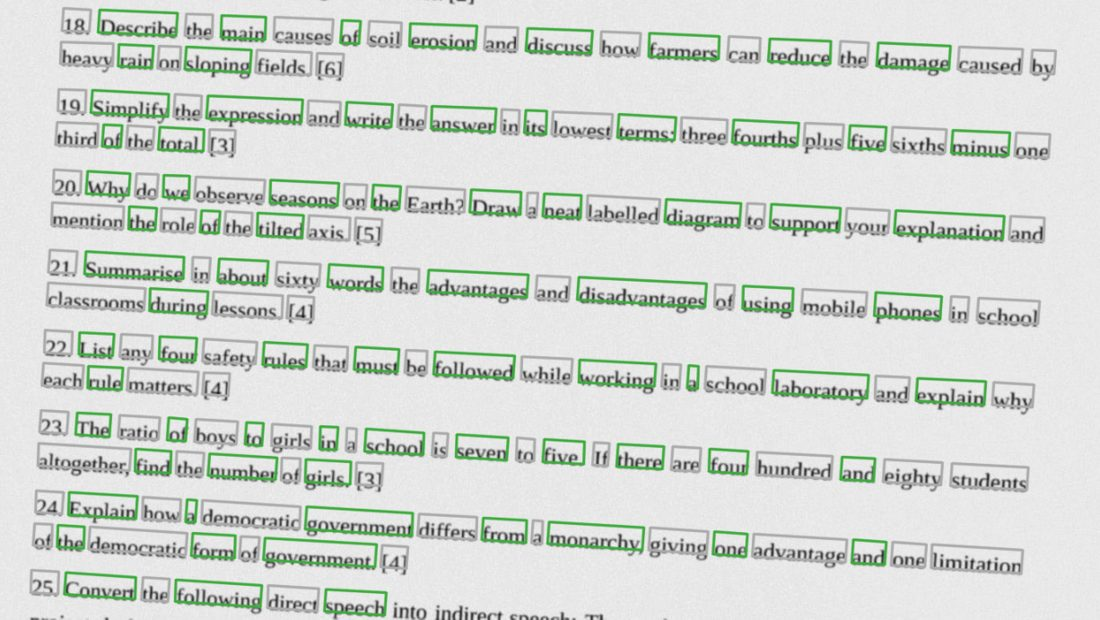
#> input picture web/src/assets/sample-overlay.jpg, 1100 x 620 px
$ python -i locate.py   (imports and definitions only)
#> lines starting #> are read from the running program, lines starting #| are printed output that depends on the picture; after the words box and inside, x2 and y2 are one past the last pixel; in counts of white or black regions, pixels touching at a corner belong together
"""Pre-processing, OCR word localisation, and anchor matching against the master layout.
OCR is used ONLY to find where words are and which master word they correspond to."""
from __future__ import annotations
import re, unicodedata, difflib
import numpy as np, cv2, pytesseract

# [18 lines left out: functions to_gray, flatten_illumination, norm_token, not called in this run]

def skeleton(t: str) -> str:
    """Script-tolerant key: base letters only (drops Devanagari matras / marks that OCR often garbles)."""
    return "".join(ch for ch in norm_token(t) if ch.isalnum())

# [47 lines left out: functions ocr_words, match_to_master, estimate_H, not called in this run]


def estimate_skew(gray, max_angle=45.0):
    """In-plane rotation of the text lines in degrees (positive = counter-clockwise) by maximising row-profile variance."""
    f = 900.0 / max(gray.shape[:2]); small = cv2.resize(gray, None, fx=f, fy=f, interpolation=cv2.INTER_AREA)
    ink = cv2.adaptiveThreshold(small, 255, cv2.ADAPTIVE_THRESH_GAUSSIAN_C, cv2.THRESH_BINARY_INV, 31, 12)
    h, w = ink.shape; c = (w / 2, h / 2)
    def score(a):
        M = cv2.getRotationMatrix2D(c, a, 1.0); r = cv2.warpAffine(ink, M, (w, h), flags=cv2.INTER_NEAREST)
        return float(np.var(r.sum(1).astype(np.float64)))
    coarse = np.arange(-max_angle, max_angle + 0.01, 1.0); a0 = coarse[int(np.argmax([score(a) for a in coarse]))]
    fine = np.arange(a0 - 1.0, a0 + 1.01, 0.2)
    return float(fine[int(np.argmax([score(a) for a in fine]))])

# [5 lines left out: function rotate_expand, not called in this run]

>>> import cv2
>>> picture = cv2.imread('../web/src/assets/sample-overlay.jpg', cv2.IMREAD_GRAYSCALE)
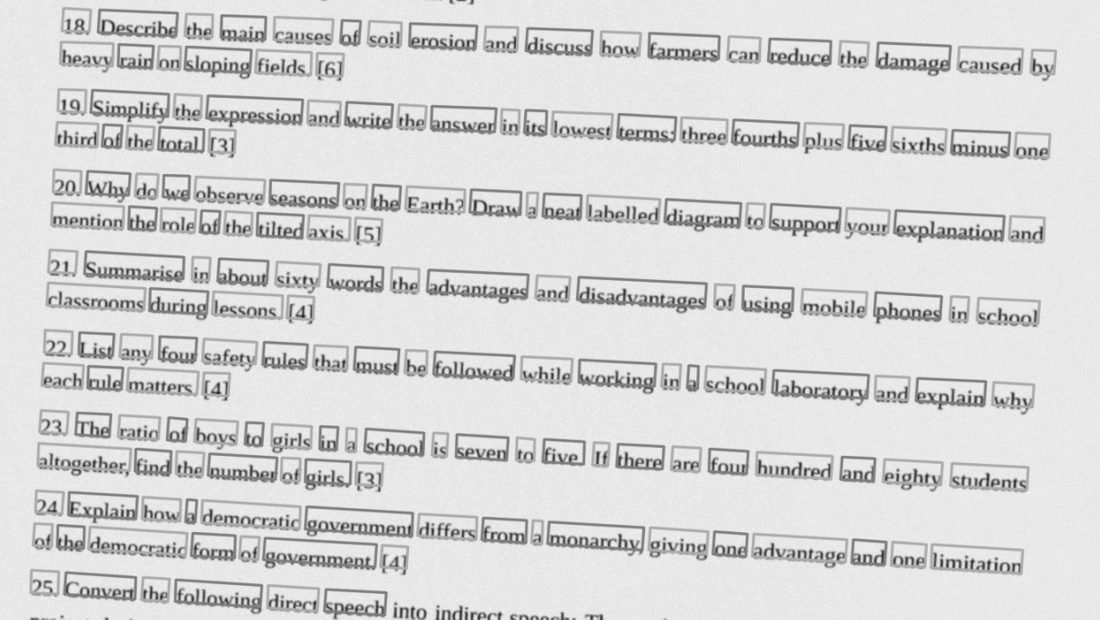
#> picture: shape (620, 1100); min 31, max 249, mean 215
>>> result = estimate_skew(picture)
#> in estimate_skew, `ink = cv2.adaptiveThreshold(small, 255, cv2.ADAPTIVE_THRESH_GAUSSIAN_C..`:
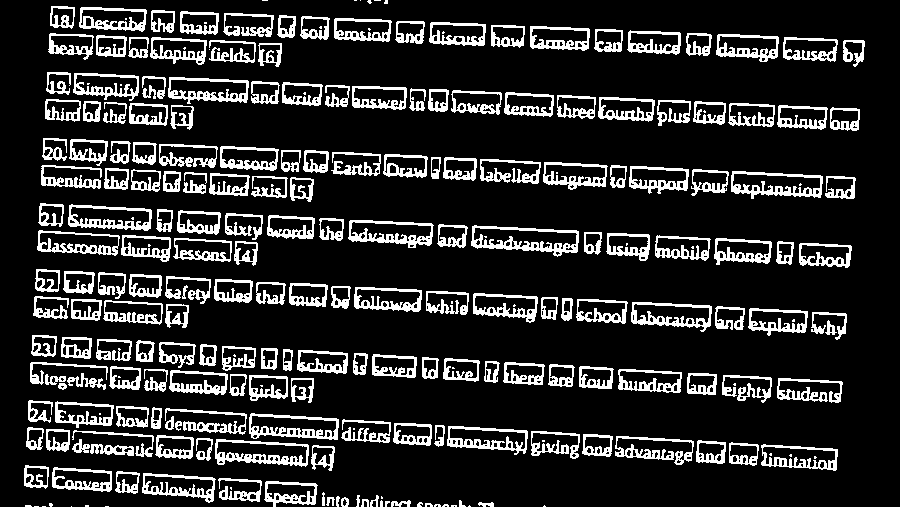
#> ink: shape (507, 900); 16.5% white; 255 white regions (56 under 20 px), largest, box (x1, y1, x2, y2) and area: (471, 225, 579, 257) 1138, (731, 171, 823, 199) 965, (215, 439, 309, 467) 953
#> in score, `r = cv2.warpAffine(ink, M, (w, h), flags=cv2.INTER_NEAREST)`: r: shape (507, 900); 12.5% white in thin lines or dots
#> in score (call 2), `r = cv2.warpAffine(ink, M, (w, h), flags=cv2.INTER_NEAREST)`: r: shape (507, 900); 12.6% white in thin lines or dots
#> in score (call 3), `r = cv2.warpAffine(ink, M, (w, h), flags=cv2.INTER_NEAREST)`: r: shape (507, 900); 12.7% white in thin lines or dots
#> in score (call 4), `r = cv2.warpAffine(ink, M, (w, h), flags=cv2.INTER_NEAREST)`: r: shape (507, 900); 12.7% white in thin lines or dots
#> in score (call 5), `r = cv2.warpAffine(ink, M, (w, h), flags=cv2.INTER_NEAREST)`: r: shape (507, 900); 12.8% white in thin lines or dots
#> in score (call 6), `r = cv2.warpAffine(ink, M, (w, h), flags=cv2.INTER_NEAREST)`: r: shape (507, 900); 12.9% white in thin lines or dots
#> in score (call 7), `r = cv2.warpAffine(ink, M, (w, h), flags=cv2.INTER_NEAREST)`: r: shape (507, 900); 12.9% white in thin lines or dots
#> in score (call 8), `r = cv2.warpAffine(ink, M, (w, h), flags=cv2.INTER_NEAREST)`: r: shape (507, 900); 13% white in thin lines or dots
#> in score (call 9), `r = cv2.warpAffine(ink, M, (w, h), flags=cv2.INTER_NEAREST)`: r: shape (507, 900); 13.1% white in thin lines or dots
#> in score (call 10), `r = cv2.warpAffine(ink, M, (w, h), flags=cv2.INTER_NEAREST)`: r: shape (507, 900); 13.1% white in thin lines or dots
#> in score (call 11), `r = cv2.warpAffine(ink, M, (w, h), flags=cv2.INTER_NEAREST)`: r: shape (507, 900); 13.2% white in thin lines or dots
#> in score (call 12), `r = cv2.warpAffine(ink, M, (w, h), flags=cv2.INTER_NEAREST)`: r: shape (507, 900); 13.3% white in thin lines or dots
#> in score (call 13), `r = cv2.warpAffine(ink, M, (w, h), flags=cv2.INTER_NEAREST)`: r: shape (507, 900); 13.4% white in thin lines or dots
#> in score (call 14), `r = cv2.warpAffine(ink, M, (w, h), flags=cv2.INTER_NEAREST)`: r: shape (507, 900); 13.4% white in thin lines or dots
#> in score (call 15), `r = cv2.warpAffine(ink, M, (w, h), flags=cv2.INTER_NEAREST)`: r: shape (507, 900); 13.5% white in thin lines or dots
#> in score (call 16), `r = cv2.warpAffine(ink, M, (w, h), flags=cv2.INTER_NEAREST)`: r: shape (507, 900); 13.6% white in thin lines or dots
#> in score (call 17), `r = cv2.warpAffine(ink, M, (w, h), flags=cv2.INTER_NEAREST)`: r: shape (507, 900); 13.7% white in thin lines or dots
#> in score (call 18), `r = cv2.warpAffine(ink, M, (w, h), flags=cv2.INTER_NEAREST)`: r: shape (507, 900); 13.7% white in thin lines or dots
#> in score (call 19), `r = cv2.warpAffine(ink, M, (w, h), flags=cv2.INTER_NEAREST)`: r: shape (507, 900); 13.8% white in thin lines or dots
#> in score (call 20), `r = cv2.warpAffine(ink, M, (w, h), flags=cv2.INTER_NEAREST)`: r: shape (507, 900); 13.9% white in thin lines or dots
#> in score (call 21), `r = cv2.warpAffine(ink, M, (w, h), flags=cv2.INTER_NEAREST)`: r: shape (507, 900); 14% white in thin lines or dots
#> in score (call 22), `r = cv2.warpAffine(ink, M, (w, h), flags=cv2.INTER_NEAREST)`: r: shape (507, 900); 14.1% white in thin lines or dots
#> in score (call 23), `r = cv2.warpAffine(ink, M, (w, h), flags=cv2.INTER_NEAREST)`: r: shape (507, 900); 14.2% white in thin lines or dots
#> in score (call 24), `r = cv2.warpAffine(ink, M, (w, h), flags=cv2.INTER_NEAREST)`: r: shape (507, 900); 14.3% white in thin lines or dots
#> in score (call 25), `r = cv2.warpAffine(ink, M, (w, h), flags=cv2.INTER_NEAREST)`: r: shape (507, 900); 14.4% white in thin lines or dots
#> in score (call 26), `r = cv2.warpAffine(ink, M, (w, h), flags=cv2.INTER_NEAREST)`: r: shape (507, 900); 14.5% white in thin lines or dots
#> in score (call 27), `r = cv2.warpAffine(ink, M, (w, h), flags=cv2.INTER_NEAREST)`: r: shape (507, 900); 14.6% white in thin lines or dots
#> in score (call 28), `r = cv2.warpAffine(ink, M, (w, h), flags=cv2.INTER_NEAREST)`: r: shape (507, 900); 14.7% white in thin lines or dots
#> in score (call 29), `r = cv2.warpAffine(ink, M, (w, h), flags=cv2.INTER_NEAREST)`: r: shape (507, 900); 14.8% white; 215 white regions (35 under 20 px), largest, box (x1, y1, x2, y2) and area: (473, 233, 580, 290) 1136, (166, 362, 259, 415) 966, (737, 257, 829, 309) 961
#> in score (call 30), `r = cv2.warpAffine(ink, M, (w, h), flags=cv2.INTER_NEAREST)`: r: shape (507, 900); 14.9% white; 215 white regions (32 under 20 px), largest, box (x1, y1, x2, y2) and area: (473, 233, 580, 288) 1145, (737, 252, 830, 302) 963, (168, 367, 262, 419) 959
#> in score (call 31), `r = cv2.warpAffine(ink, M, (w, h), flags=cv2.INTER_NEAREST)`: r: shape (507, 900); 15% white; 210 white regions (28 under 20 px), largest, box (x1, y1, x2, y2) and area: (472, 232, 580, 286) 1141, (738, 247, 830, 296) 970, (170, 372, 264, 422) 951
#> in score (call 32), `r = cv2.warpAffine(ink, M, (w, h), flags=cv2.INTER_NEAREST)`: r: shape (507, 900); 15.1% white; 225 white regions (38 under 20 px), largest, box (x1, y1, x2, y2) and area: (472, 232, 581, 284) 1144, (738, 242, 831, 289) 972, (173, 377, 267, 426) 952
#> in score (call 33), `r = cv2.warpAffine(ink, M, (w, h), flags=cv2.INTER_NEAREST)`: r: shape (507, 900); 15.2% white; 219 white regions (35 under 20 px), largest, box (x1, y1, x2, y2) and area: (472, 231, 581, 281) 1143, (738, 236, 831, 283) 966, (175, 382, 270, 429) 948
#> in score (call 34), `r = cv2.warpAffine(ink, M, (w, h), flags=cv2.INTER_NEAREST)`: r: shape (507, 900); 15.4% white; 225 white regions (41 under 20 px), largest, box (x1, y1, x2, y2) and area: (472, 231, 581, 279) 1142, (738, 231, 831, 276) 964, (178, 386, 272, 432) 954
#> in score (call 35), `r = cv2.warpAffine(ink, M, (w, h), flags=cv2.INTER_NEAREST)`: r: shape (507, 900); 15.5% white; 228 white regions (42 under 20 px), largest, box (x1, y1, x2, y2) and area: (472, 230, 581, 277) 1141, (738, 226, 831, 270) 968, (180, 391, 275, 435) 950
#> in score (call 36), `M = cv2.getRotationMatrix2D(c, a, 1.0)`: M = [[0.985, -0.174, 50.86], [0.174, 0.985, -74.29]]
#> in score (call 36), `r = cv2.warpAffine(ink, M, (w, h), flags=cv2.INTER_NEAREST)`:
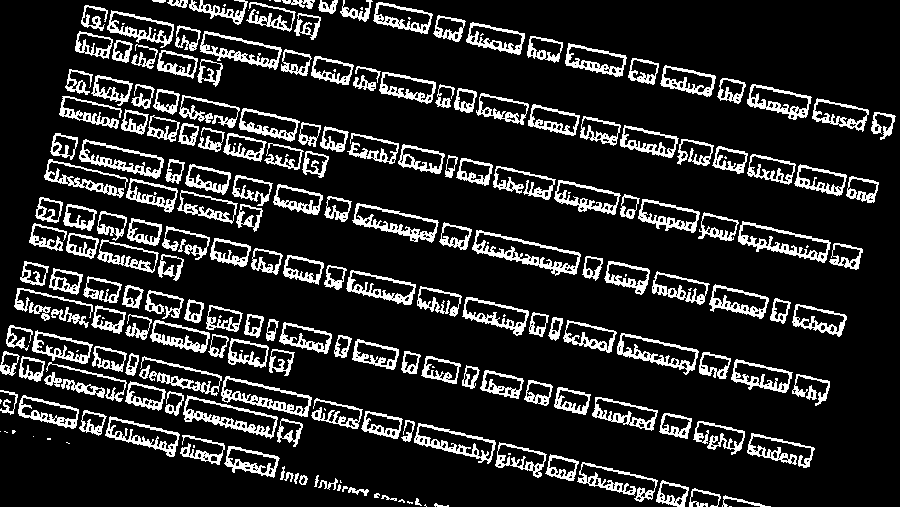
#> r: shape (507, 900); 15.6% white; 234 white regions (43 under 20 px), largest, box (x1, y1, x2, y2) and area: (472, 230, 581, 276) 1144, (738, 221, 831, 263) 968, (183, 395, 278, 439) 954
#> in score (call 37), `M = cv2.getRotationMatrix2D(c, a, 1.0)`: M = [[0.988, -0.156, 45.2], [0.156, 0.988, -67.27]]
#> in score (call 37), `r = cv2.warpAffine(ink, M, (w, h), flags=cv2.INTER_NEAREST)`:
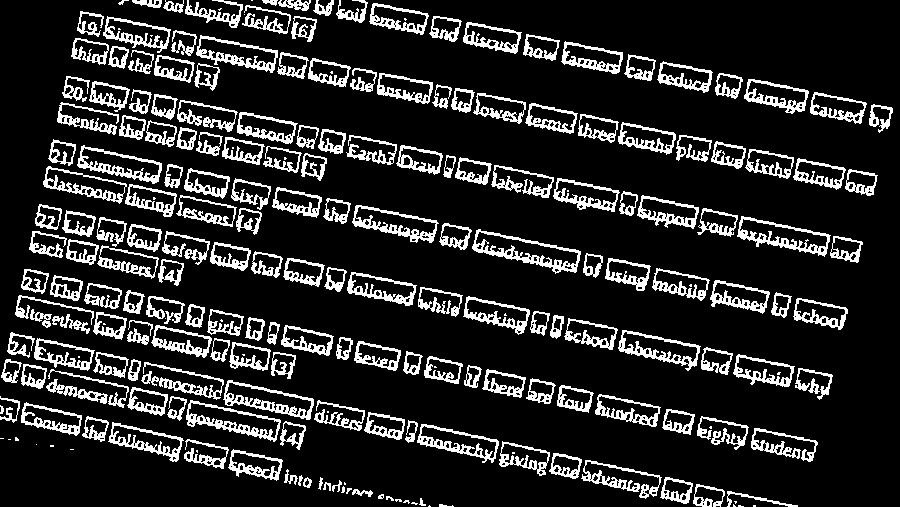
#> r: shape (507, 900); 15.7% white; 231 white regions (41 under 20 px), largest, box (x1, y1, x2, y2) and area: (472, 229, 581, 274) 1142, (737, 216, 831, 257) 971, (186, 400, 281, 442) 954
#> in score (call 38), `M = cv2.getRotationMatrix2D(c, a, 1.0)`: M = [[0.99, -0.139, 39.66], [0.139, 0.99, -60.16]]
#> in score (call 38), `r = cv2.warpAffine(ink, M, (w, h), flags=cv2.INTER_NEAREST)`:
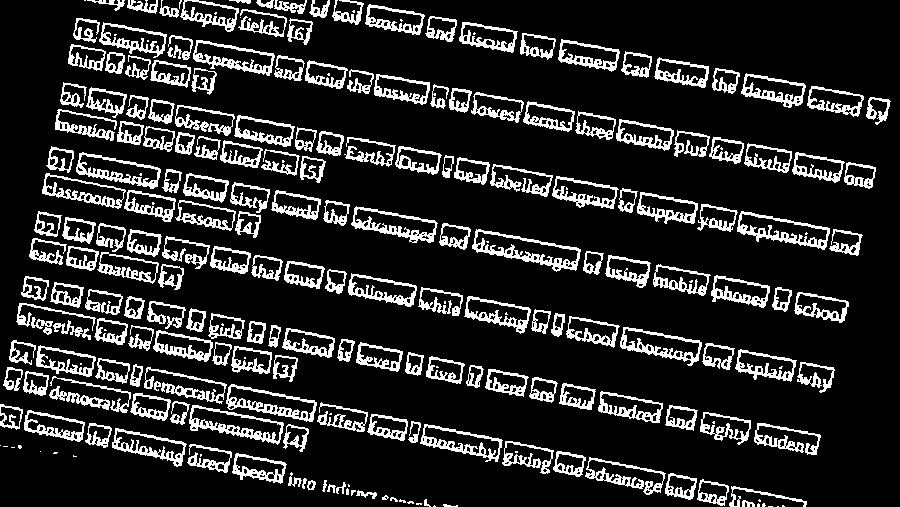
#> r: shape (507, 900); 15.8% white; 242 white regions (51 under 20 px), largest, box (x1, y1, x2, y2) and area: (472, 229, 581, 272) 1138, (737, 211, 830, 250) 969, (189, 405, 284, 445) 956
#> in score (call 39), `M = cv2.getRotationMatrix2D(c, a, 1.0)`: M = [[0.993, -0.122, 34.25], [0.122, 0.993, -52.95]]
#> in score (call 39), `r = cv2.warpAffine(ink, M, (w, h), flags=cv2.INTER_NEAREST)`:
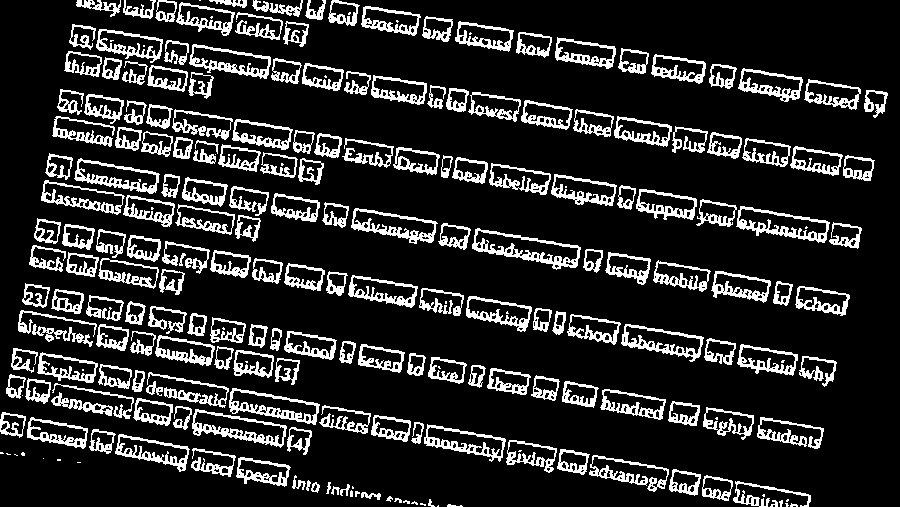
#> r: shape (507, 900); 16% white; 235 white regions (44 under 20 px), largest, box (x1, y1, x2, y2) and area: (472, 228, 581, 270) 1144, (736, 206, 830, 243) 965, (192, 409, 287, 448) 950
#> in score (call 40), `M = cv2.getRotationMatrix2D(c, a, 1.0)`: M = [[0.995, -0.105, 28.96], [0.105, 0.995, -45.65]]
#> in score (call 40), `r = cv2.warpAffine(ink, M, (w, h), flags=cv2.INTER_NEAREST)`:
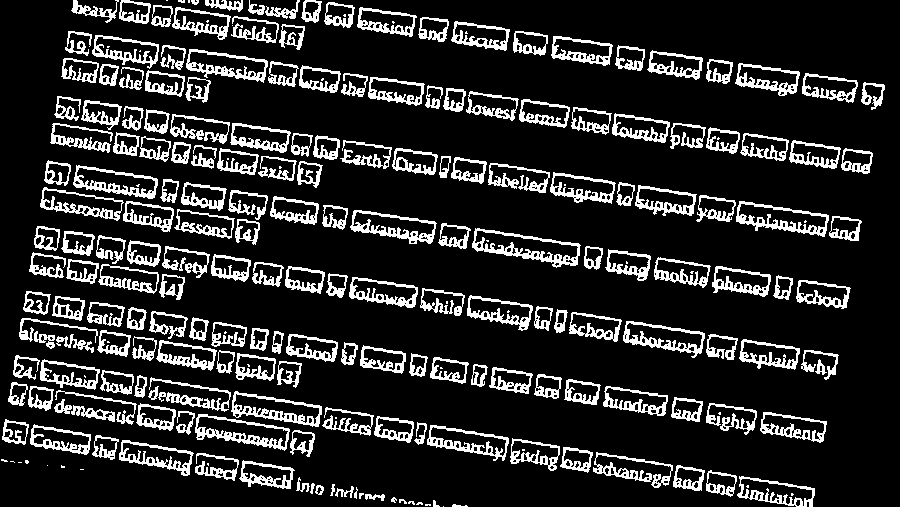
#> r: shape (507, 900); 16.1% white; 239 white regions (45 under 20 px), largest, box (x1, y1, x2, y2) and area: (472, 228, 581, 268) 1132, (736, 201, 829, 237) 967, (195, 414, 290, 451) 957
#> in estimate_skew, `a0 = coarse[int(np.argmax([score(a) for a in coarse]))]`: a0 = 3
#> result = 3
